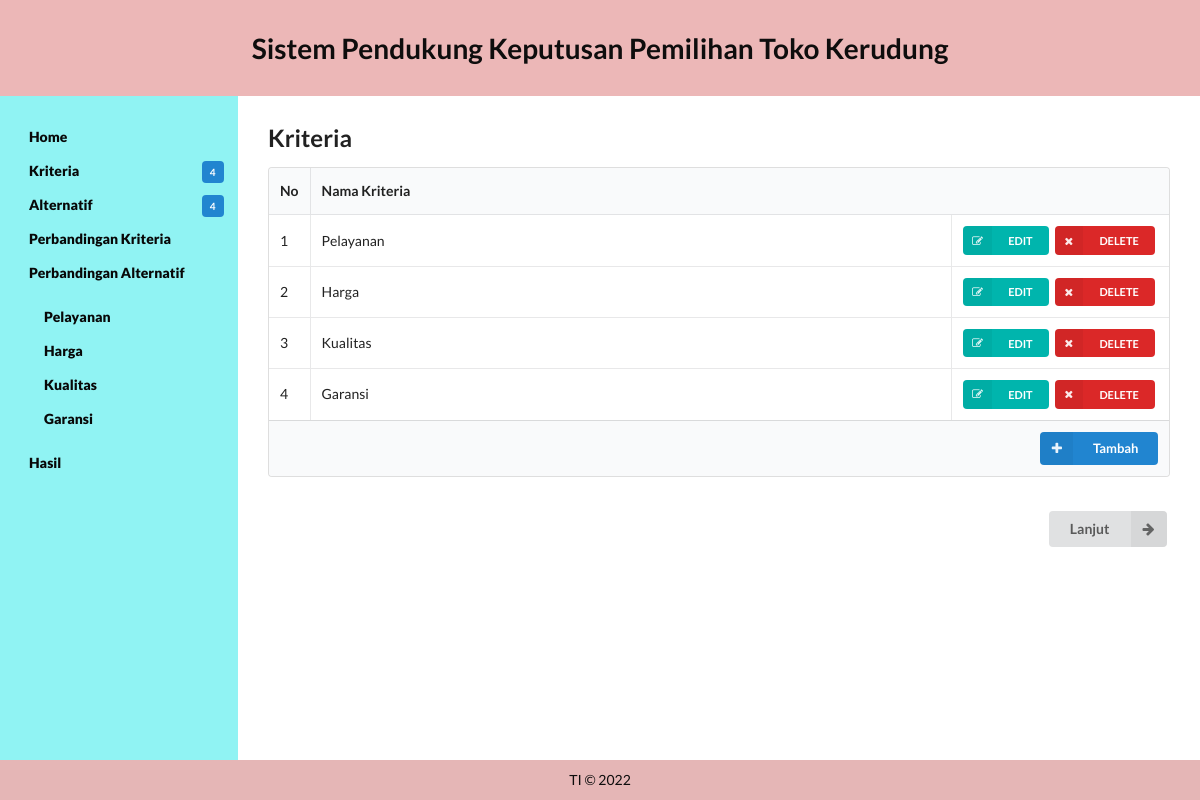
Page /kriteria.php on the committed database.
### tables this page shows
CREATE TABLE `kriteria` (
  `id` int(11) NOT NULL,
  `nama` varchar(20) NOT NULL
);

### kriteria.php (the view, shortened to what this page needs)
<?php
	include('fungsi.php');
	include('header.php');
?>
<section class="content">
	<h2 class="ui header">Kriteria</h2>
	<table class="ui celled table">
		<thead>
			<tr>
				<th class="collapsing">No</th>
				<th colspan="2">Nama Kriteria</th>
			</tr>
		</thead>
		<tbody>
		<?php
			$query = "SELECT id,nama FROM kriteria ORDER BY id";
			$result	= mysqli_query($koneksi, $query);
			$i = 0;
			while ($row = mysqli_fetch_array($result)) {
				$i++;
		?>
			<tr>
				<td><?php echo $i ?></td>
				<td><?php echo $row['nama'] ?></td>
				<td class="right aligned collapsing">
					<form method="post" action="kriteria.php">
						<button type="submit" name="edit" class="ui mini teal left labeled icon button"><i class="right edit icon"></i>EDIT</button>
						<button type="submit" name="delete" class="ui mini red left labeled icon button"><i class="right remove icon"></i>DELETE</button>
					</form>
				</td>
			</tr>
	<?php } ?>
		</tbody>
		<tfoot class="full-width">
			<tr>
				<th colspan="3">
					<a href="tambah.php?jenis=kriteria">
						<div class="ui right floated small primary labeled icon button">
						<i class="plus icon"></i>Tambah
						</div>
					</a>
				</th>
			</tr>
		</tfoot>
	</table>
	<br>
	<form action="alternatif.php">
	<button class="ui right labeled icon button" style="float: right;">
		<i class="right arrow icon"></i>
		Lanjut
	</button>
	</form>
</section>
<?php include('footer.php'); ?>

### css/style.css (style rules this page uses)
html { display: -webkit-box;display: -ms-flexbox;display: flex; -webkit-box-orient: vertical; -webkit-box-direction: normal; -ms-flex-direction: column; flex-direction: column; }
body { display: -webkit-box; display: -ms-flexbox; display: flex; -webkit-box-orient: vertical; -webkit-box-direction: normal; -ms-flex-direction: column; flex-direction: column; min-height: 100vh; }
.content { display: block; -webkit-box-flex: 1; -ms-flex: 1; flex: 1; }
body { margin: 0; background: #fff; }
header, nav, section, footer { padding: 10px 30px; margin: 0; color: rgb(14, 13, 13); }
section { background: white; color: rgb(5, 3, 3); padding: 30px; }

### rows in the picture
kriteria: nama "Pelayanan"
kriteria: nama "Harga"
kriteria: nama "Kualitas"
kriteria: nama "Garansi"

### other values in the picture
getJumlahKriteria() "4"
getJumlahAlternatif() "4"
getKriteriaNama($i) "Pelayanan"
getKriteriaNama($i) "Harga"
getKriteriaNama($i) "Kualitas"
getKriteriaNama($i) "Garansi"
